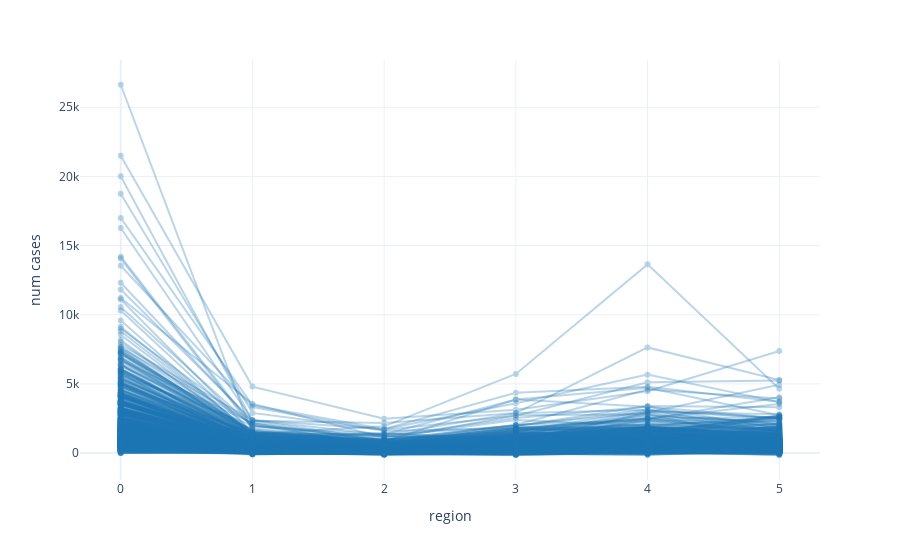

The code cell stored with this chart in its notebook:
### Code cell
# Plot the process
plot_process(prior_samples_arviz.prior.pred_cases.values)
